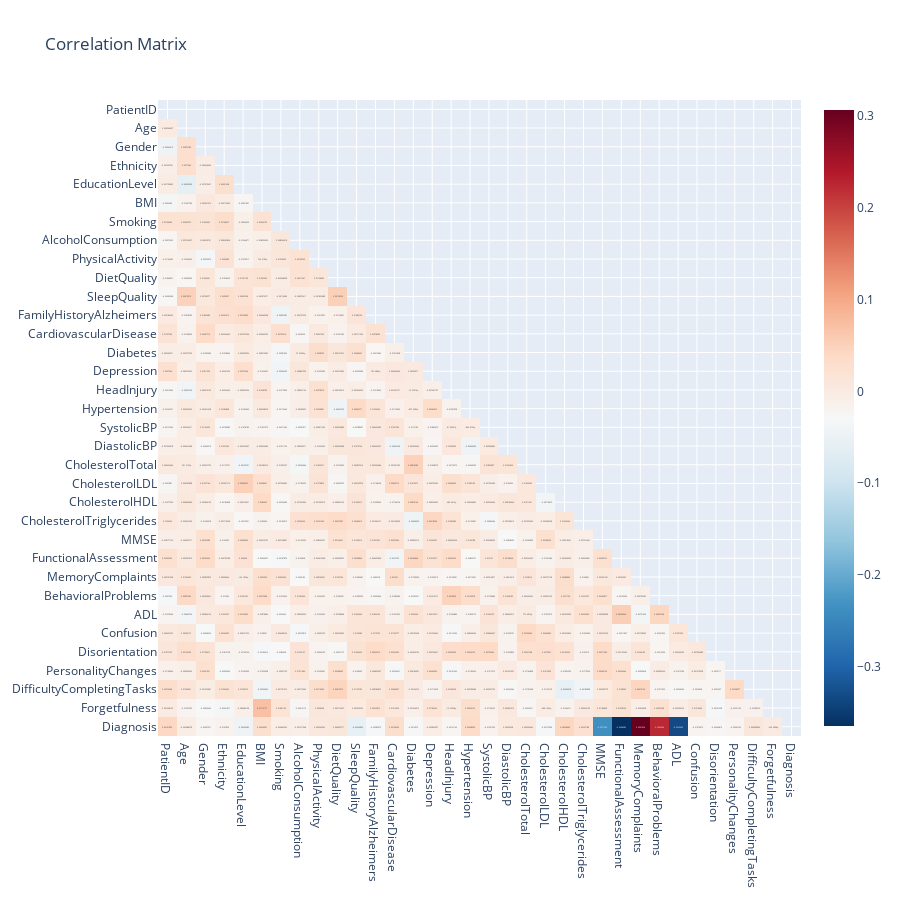

The notebook cell saved with this chart:
### Markdown cell above
<div id="matrix" style="color:#37475a; border-bottom: 7px solid orange; width: 100%; margin-bottom: 15px; padding-bottom: 2px"><h2>Correlation Matrix</h2> </div>

### Code cell
# Calcular matriz de correlación
corr = data.corr(numeric_only=True)

# Crear máscara para ocultar la mitad superior
mask = np.triu(np.ones_like(corr, dtype=bool))

# Aplicar máscara (reemplazar mitad superior con NaN)
corr_masked = corr.mask(mask)

# Heatmap con Plotly
fig = px.imshow(
    corr_masked,
    text_auto=True,
    color_continuous_scale='RdBu_r',
    aspect="auto",
    title="Correlation Matrix"
)

fig.update_layout(height=900, width=900)
fig.show()

### Figure 1 — Plotly figure (JSON) as saved in the notebook; plotly's stock layout.template omitted (floating-point values rounded to 4 significant figures; data arrays with more than 128 entries replaced by an {"elided": "..."} marker saying what was removed)
{"data": [{"coloraxis": "coloraxis", "hovertemplate": "x: %{x}<br>y: %{y}<br>color: %{z}<extra></extra>", "name": "0", "texttemplate": "%{z}", "type": "heatmap", "x": ["PatientID", "Age", "Gender", "Ethnicity", "EducationLevel", "BMI", "Smoking", "AlcoholConsumption", "PhysicalActivity", "DietQuality", "SleepQuality", "FamilyHistoryAlzheimers", "CardiovascularDisease", "Diabetes", "Depression", "HeadInjury", "Hypertension", "SystolicBP", "DiastolicBP", "CholesterolTotal", "CholesterolLDL", "CholesterolHDL", "CholesterolTriglycerides", "MMSE", "FunctionalAssessment", "MemoryComplaints", "BehavioralProblems", "ADL", "Confusion", "Disorientation", "PersonalityChanges", "DifficultyCompletingTasks", "Forgetfulness", "Diagnosis"], "xaxis": "x", "y": ["PatientID", "Age", "Gender", "Ethnicity", "EducationLevel", "BMI", "Smoking", "AlcoholConsumption", "PhysicalActivity", "DietQuality", "SleepQuality", "FamilyHistoryAlzheimers", "CardiovascularDisease", "Diabetes", "Depression", "HeadInjury", "Hypertension", "SystolicBP", "DiastolicBP", "CholesterolTotal", "CholesterolLDL", "CholesterolHDL", "CholesterolTriglycerides", "MMSE", "FunctionalAssessment", "MemoryComplaints", "BehavioralProblems", "ADL", "Confusion", "Disorientation", "PersonalityChanges", "DifficultyCompletingTasks", "Forgetfulness", "Diagnosis"], "yaxis": "y", "z": {"elided": "34x34 float values"}}], "layout": {"coloraxis": {"colorscale": [[0, "rgb(5,48,97)"], [0.1, "rgb(33,102,172)"], [0.2, "rgb(67,147,195)"], [0.3, "rgb(146,197,222)"], [0.4, "rgb(209,229,240)"], [0.5, "rgb(247,247,247)"], [0.6, "rgb(253,219,199)"], [0.7, "rgb(244,165,130)"], [0.8, "rgb(214,96,77)"], [0.9, "rgb(178,24,43)"], [1, "rgb(103,0,31)"]]}, "height": 900, "title": {"text": "Correlation Matrix"}, "width": 900, "xaxis": {"anchor": "y", "domain": [0, 1]}, "yaxis": {"anchor": "x", "autorange": "reversed", "domain": [0, 1]}}}
